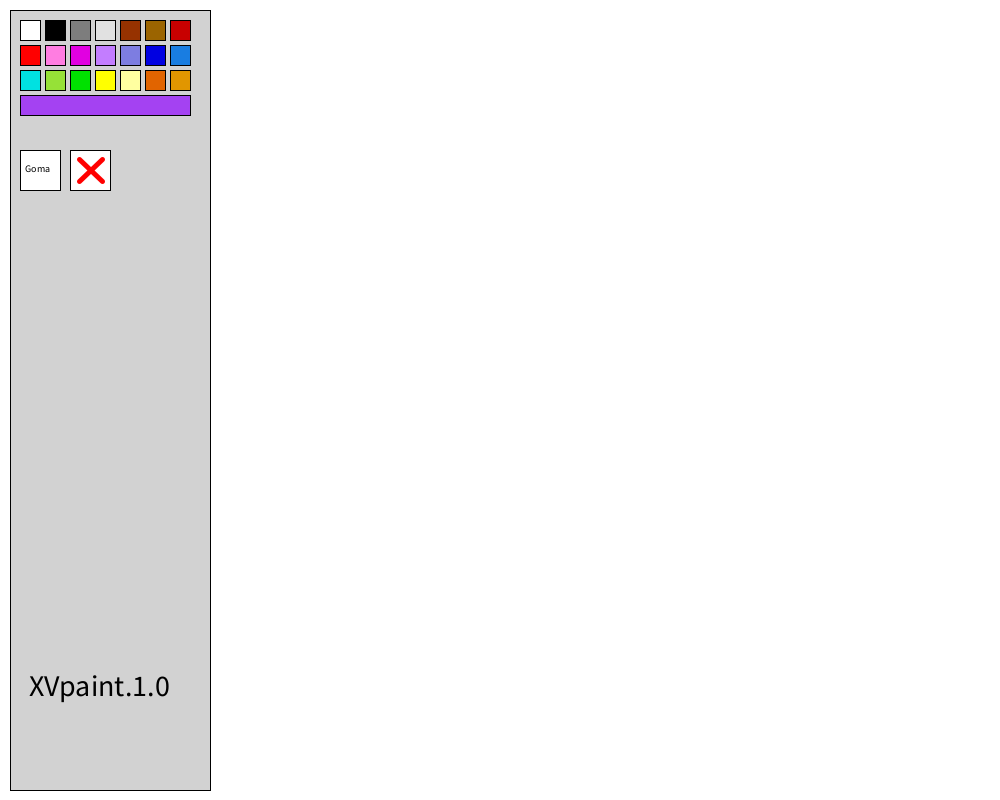
Frame 1 (no input)
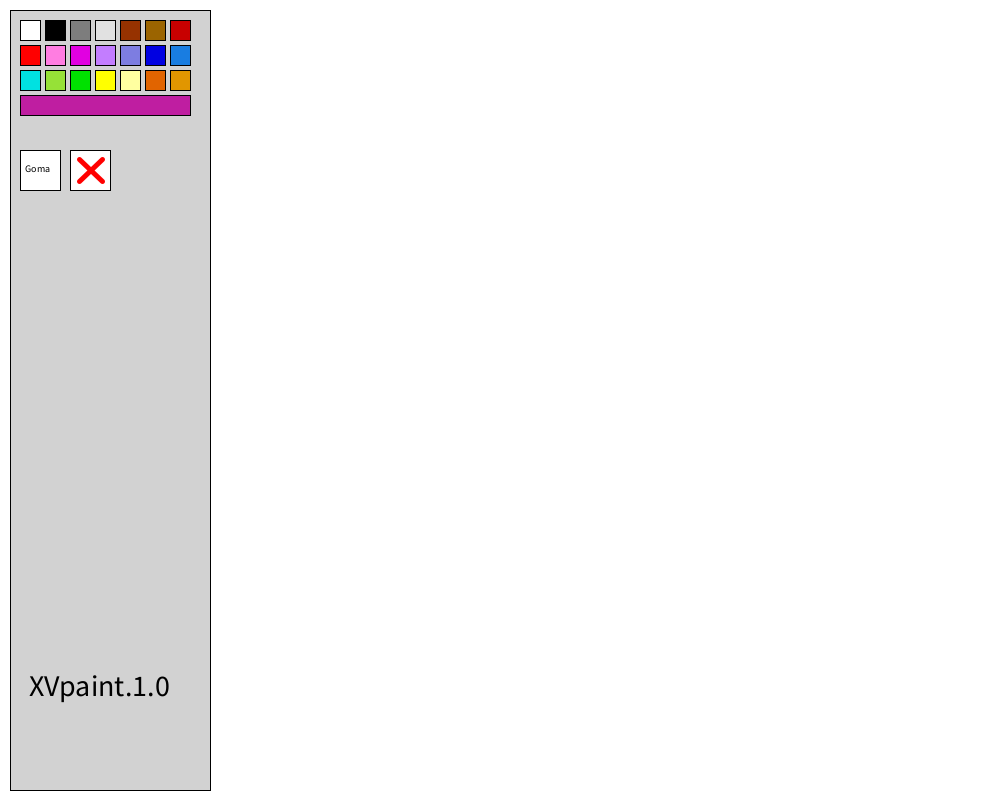
Frame 60 (the mouse pressed at the canvas centre just before this capture)
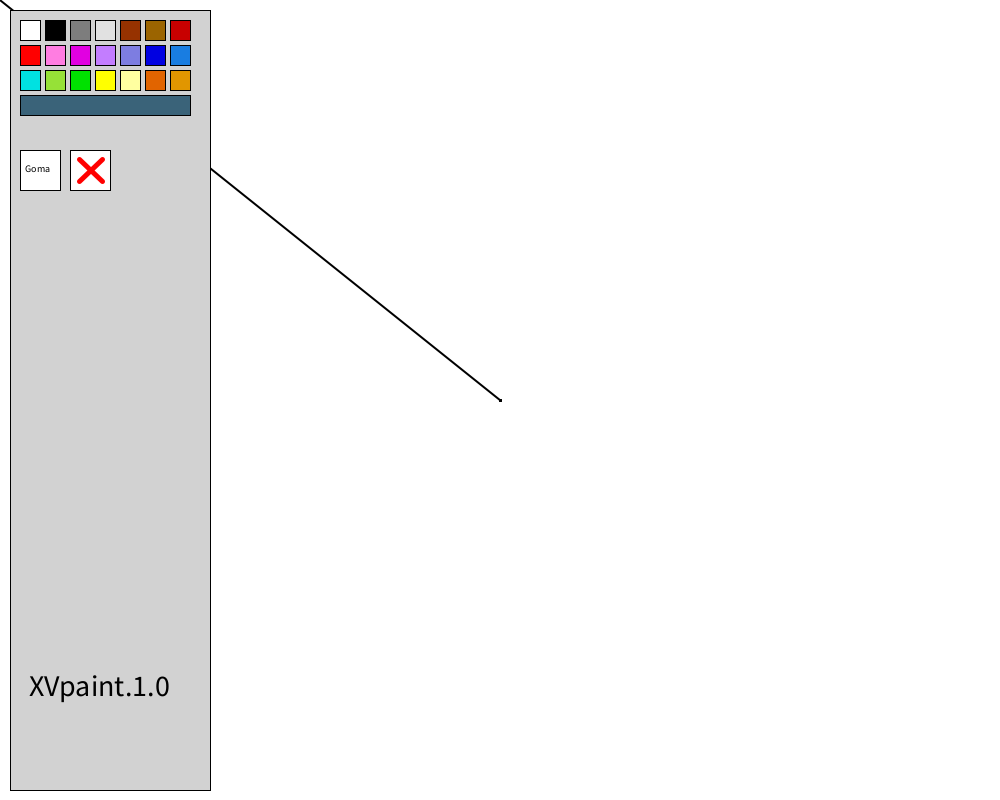
Frame 120 (the mouse held since frame 60 and released just before this capture)

The Processing sketch that drew these frames (run headless with seeded random() and noise(); from frame 60 on, the mouse is pressed at the canvas centre):

// Processing sketch: processing_175045
// ── processing_175045.pde

//variables RGB
float colorLapiz1 = 0;
float colorLapiz2 = 0;
float colorLapiz3 = 0;
//variable grosor de la linea
int grosorLinea = 2;


void setup(){
size(1000, 800);
background(255, 255, 255);

}

void draw(){
  if (mousePressed && mouseX > 205 && mouseY > 1 && mouseY < 799) {
      strokeWeight(grosorLinea);
      stroke(colorLapiz1, colorLapiz2, colorLapiz3);
      line(mouseX, mouseY, pmouseX, pmouseY);
    }
 
  //tamaño de las lineas
  if (keyPressed){
    if (key == '+' && grosorLinea < 50) {
      grosorLinea = grosorLinea +1;//para aumentar el grosor de la linea pulsar la tecla "+"
    }
    if (key == '-' && grosorLinea > 2) {
      grosorLinea = grosorLinea -1;//para disminuir el grosor de la linea pulsar la tecla "-"
    }}

strokeWeight(1);
//cuadro de opciones
fill(210, 210, 210);
rect(10, 10, 200, 780);

//cuadrados de colores

fill(255, 255, 255);//blanco
rect(20, 20, 20, 20);

fill(0, 0, 0);//negro
rect(45, 20, 20, 20);

fill(125, 125, 125);//gris oscuro
rect(70, 20, 20, 20);

fill(225, 225, 225);//gris claro
rect(95, 20, 20, 20);

fill(150, 50, 0);//marrón oscuro
rect(120, 20, 20, 20);

fill(155, 100, 0);//marron claro
rect(145, 20, 20, 20);

fill(200, 0, 0);//rojo oscuro
rect(170, 20, 20, 20);

fill(255, 0, 0);//rojo
rect(20, 45, 20, 20);

fill(255, 125, 225);//rosa 
rect(45, 45, 20, 20);

fill(225, 0, 225);//rosa barbie
rect(70, 45, 20, 20);

fill(195, 125, 295);//lavanda
rect(95, 45, 20, 20);

fill(125, 125, 225);//lila
rect(120, 45, 20, 20);

fill(0, 0, 225);//azul marino
rect(145, 45, 20, 20);

fill(25, 125, 225);//azul claro
rect(170, 45, 20, 20);

fill(0, 225, 225);//turquesa
rect(20, 70, 20, 20);

fill(150, 225, 55);//verde claro
rect(45, 70, 20, 20);

fill(0, 225, 0);//verde oscuro
rect(70, 70, 20, 20);

fill(255, 255, 0);//amarillo
rect(95, 70, 20, 20);

fill(255, 255, 160);//amarillo claro
rect(120, 70, 20, 20);

fill(225, 100, 0);//naranja oscuro
rect(145, 70, 20, 20);

fill(225, 150, 0);//naranja claro
rect(170, 70, 20, 20);

fill(random(255), random(255), random(255));
rect(20, 95, 170, 20);

fill(255, 255, 255);//goma
rect(20, 150, 40, 40);

fill(255, 255, 255);//reset
rect(70, 150, 40, 40);
fill(0);
strokeWeight(5);
stroke(255, 0, 0);
line(79, 159, 102, 181);//cruz
line(79, 181, 102, 159);//cruz
println(mouseX, mouseY);
stroke(0, 0, 0);

textSize(10);
  text("Goma", 25, 172);
textSize(30);
  text("XVpaint.1.0", 29, 696);

}


void mousePressed(){
  //blanco
 if(mouseX > 20 && mouseX < 40 && mouseY > 20 && mouseY < 40 ){
    colorLapiz1 = (255);
    colorLapiz2 = (255);
    colorLapiz3 = (255);
 }
//negro
if(mouseX > 45 && mouseX < 65 && mouseY > 20 && mouseY < 40 ){
    colorLapiz1 = (0);
    colorLapiz2 = (0);
    colorLapiz3 = (0);
 }
 //gris oscuro
 if(mouseX > 70 && mouseX < 90 && mouseY > 20 && mouseY < 40 ){
    colorLapiz1 = (125);
    colorLapiz2 = (125);
    colorLapiz3 = (125);
 }
 //gris claro
 if(mouseX > 95 && mouseX < 115 && mouseY > 20 && mouseY < 40 ){
    colorLapiz1 = (225);
    colorLapiz2 = (225);
    colorLapiz3 = (225);
 }
 //marrón oscuro
 if(mouseX > 120 && mouseX < 140 && mouseY > 20 && mouseY < 40 ){
    colorLapiz1 = (150);
    colorLapiz2 = (50);
    colorLapiz3 = (0);
 }
 //marron claro
 if(mouseX > 145 && mouseX < 165 && mouseY > 20 && mouseY < 40 ){
    colorLapiz1 = (155);
    colorLapiz2 = (100);
    colorLapiz3 = (0);
 }
 //rojo oscuro
 if(mouseX > 170 && mouseX < 190 && mouseY > 20 && mouseY < 40 ){
    colorLapiz1 = (200);
    colorLapiz2 = (0);
    colorLapiz3 = (0);
 }
 //rojo
 if(mouseX > 20 && mouseX < 40 && mouseY > 45 && mouseY < 65 ){
    colorLapiz1 = (255);
    colorLapiz2 = (0);
    colorLapiz3 = (0);
 }
 //rosa 
 if(mouseX > 45 && mouseX < 65 && mouseY > 45 && mouseY < 65 ){
    colorLapiz1 = (255);
    colorLapiz2 = (125);
    colorLapiz3 = (225);
 }
 //rosa barbie
 if(mouseX > 70 && mouseX < 90 && mouseY > 45 && mouseY < 65 ){
    colorLapiz1 = (225);
    colorLapiz2 = (0);
    colorLapiz3 = (225);
 }
 //lavanda
 if(mouseX > 95 && mouseX < 115 && mouseY > 45 && mouseY < 65 ){
    colorLapiz1 = (195);
    colorLapiz2 = (125);
    colorLapiz3 = (295);
 }
 //lila
 if(mouseX > 120 && mouseX < 140 && mouseY > 45 && mouseY < 65 ){
    colorLapiz1 = (125);
    colorLapiz2 = (125);
    colorLapiz3 = (225);
 }
 //azul marino
 if(mouseX > 145 && mouseX < 165 && mouseY > 45 && mouseY < 65 ){
    colorLapiz1 = (0);
    colorLapiz2 = (0);
    colorLapiz3 = (225);
 }
 //azul claro
 if(mouseX > 170 && mouseX < 190 && mouseY > 45 && mouseY < 65 ){
    colorLapiz1 = (25);
    colorLapiz2 = (125);
    colorLapiz3 = (225);
 }
 //turquesa
 if(mouseX > 20 && mouseX < 40 && mouseY > 70 && mouseY < 90 ){
    colorLapiz1 = (0);
    colorLapiz2 = (225);
    colorLapiz3 = (225);
 }
 //verde claro
 if(mouseX > 45 && mouseX < 65 && mouseY > 70 && mouseY < 90 ){
    colorLapiz1 = (150);
    colorLapiz2 = (225);
    colorLapiz3 = (55);
 }
 //verde oscuro
 if(mouseX > 70 && mouseX < 90 && mouseY > 70 && mouseY < 90 ){
    colorLapiz1 = (0);
    colorLapiz2 = (225);
    colorLapiz3 = (0);
 }
 //amarillo
 if(mouseX > 95 && mouseX < 115 && mouseY > 70 && mouseY < 90 ){
    colorLapiz1 = (255);
    colorLapiz2 = (255);
    colorLapiz3 = (0);
 }
 //amarillo claro
 if(mouseX > 120 && mouseX < 140 && mouseY > 70 && mouseY < 90 ){
    colorLapiz1 = (255);
    colorLapiz2 = (255);
    colorLapiz3 = (160);
 }
 //naranja oscuro
 if(mouseX > 145 && mouseX < 165 && mouseY > 70 && mouseY < 90 ){
    colorLapiz1 = (225);
    colorLapiz2 = (100);
    colorLapiz3 = (0);
 }
 //naranja claro
 if(mouseX > 170 && mouseX < 190 && mouseY > 70 && mouseY < 90 ){
    colorLapiz1 = (225);
    colorLapiz2 = (150);
    colorLapiz3 = (0);
 }
 //random
 if(mouseX > 20 && mouseX < 180 && mouseY > 95 && mouseY < 115 ){
   colorLapiz1 = random (255);
   colorLapiz2 = random (255);
   colorLapiz3 = random (255);
 }
 
 //goma
 if(mouseX > 20 && mouseX < 60 && mouseY > 150 && mouseY < 190 ){
    colorLapiz1 = (255);
    colorLapiz2 = (255);
    colorLapiz3 = (255);
  }
  
  if (mouseX > 70 && mouseX < 110 && mouseY > 150 && mouseY < 190) {   
    background(255, 255, 255);
  }

}
 
 
 
 
